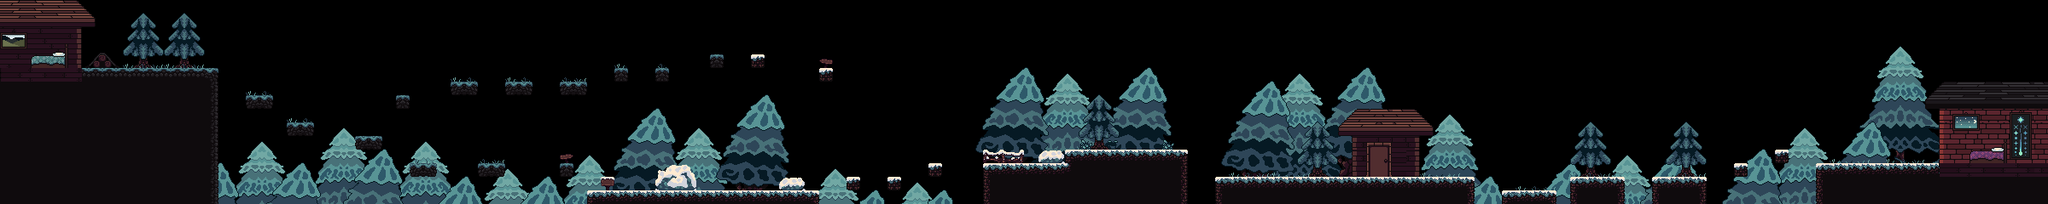

Rendered tile map (Tiled .tmx) drawn with the repository's tilesets; below, a short description and the map source with its tile grids summarised:
An orthogonal 150x15 tile map with 16x16 px tiles, 6 tile layers (Trees2 P, Trees P, Trees, Terrain, ...) and 51 objects (30x terrain, 9x death, 4x rino, 3x Coin, 2x flyingEnemy, ...).

<map version="1.2" tiledversion="1.3.1" orientation="orthogonal" renderorder="right-down" compressionlevel="0" width="150" height="15" tilewidth="16" tileheight="16" infinite="0" nextlayerid="8" nextobjectid="63">
 <tileset firstgid="1" name="Tileset" tilewidth="16" tileheight="16" tilecount="4816" columns="86">
  <image source="Basic_Tiles_Only.png" width="1376" height="896" />
 </tileset>
 <layer id="6" name="Trees2 P" width="150" height="15">
  <properties>
   <property name="parallax" value="0.9" />
  </properties>
  <data>[2250 cells, 624 non-empty, 80 distinct tile ids]</data>
 </layer>
 <layer id="4" name="Trees P" width="150" height="15">
  <properties>
   <property name="parallax" value="0.9" />
  </properties>
  <data>[2250 cells, 645 non-empty, 54 distinct tile ids]</data>
 </layer>
 <layer id="5" name="Trees" width="150" height="15">
  <data>[2250 cells, 90 non-empty, 15 distinct tile ids]</data>
 </layer>
 <layer id="1" name="Terrain" width="150" height="15">
  <data>[2250 cells, 374 non-empty, 25 distinct tile ids]</data>
 </layer>
 <layer id="2" name="House" width="150" height="15">
  <data>[2250 cells, 111 non-empty, 77 distinct tile ids]</data>
 </layer>
 <layer id="3" name="Decoration" width="150" height="15">
  <data>[2250 cells, 107 non-empty, 60 distinct tile ids]</data>
 </layer>
 <objectgroup id="7" name="Colliders">
  <object id="1" name="terrain" x="0" y="80" width="256" height="160" />
  <object id="2" name="terrain" x="288" y="112" width="32" height="16" />
  <object id="3" name="terrain" x="336" y="144" width="32" height="16" />
  <object id="5" name="terrain" x="416" y="160" width="32" height="16" />
  <object id="6" name="terrain" x="528" y="96" width="32" height="16" />
  <object id="9" name="terrain" x="592" y="96" width="32" height="16" />
  <object id="11" name="terrain" x="480" y="192" width="32" height="16" />
  <object id="12" name="terrain" x="560" y="192" width="32" height="16" />
  <object id="14" name="terrain" x="656" y="96" width="32" height="16" />
  <object id="15" name="terrain" x="656" y="192" width="16" height="16" />
  <object id="16" name="terrain" x="992" y="208" width="16" height="16" />
  <object id="17" name="terrain" x="1040" y="208" width="16" height="16" />
  <object id="18" name="terrain" x="1088" y="192" width="16" height="16" />
  <object id="19" name="terrain" x="960" y="80" width="16" height="16" />
  <object id="21" name="terrain" x="880" y="64" width="16" height="16" />
  <object id="22" name="terrain" x="832" y="64" width="16" height="16" />
  <object id="24" name="terrain" x="768" y="80" width="16" height="16" />
  <object id="25" name="terrain" x="720" y="80" width="16" height="16" />
  <object id="26" name="terrain" x="688" y="224" width="272" height="16" />
  <object id="27" name="terrain" x="1152" y="192" width="240" height="48" />
  <object id="28" name="terrain" x="1248" y="176" width="144" height="16" />
  <object id="29" name="terrain" x="1424" y="208" width="304" height="32" />
  <object id="30" name="terrain" x="2032" y="192" width="16" height="16" />
  <object id="31" name="terrain" x="2080" y="176" width="16" height="16" />
  <object id="32" name="terrain" x="1936" y="208" width="64" height="32" />
  <object id="33" name="terrain" x="1840" y="208" width="64" height="32" />
  <object id="34" name="terrain" x="1760" y="224" width="64" height="16" />
  <object id="35" name="terrain" x="2128" y="192" width="272" height="48" />
  <object id="36" name="door2" x="2368" y="128" width="16" height="64" />
  <object id="37" name="death" x="2000" y="224" width="128" height="16.0003" />
  <object id="38" name="death" x="1904" y="224" width="32" height="16.0003" />
  <object id="39" name="death" x="1728" y="231.333" width="32" height="8.66667" />
  <object id="40" name="death" x="1824" y="232" width="16" height="8" />
  <object id="41" name="death" x="1392" y="224" width="32" height="16.0003" />
  <object id="42" name="death" x="960" y="234.5" width="32" height="5.5" />
  <object id="45" name="death" x="640" y="236.333" width="48" height="3.66667" />
  <object id="46" name="terrain" x="0" y="0" width="16" height="80" />
  <object id="47" name="1" x="2384" y="0" width="16" height="192" />
  <object id="48" name="terrain" x="464" y="112" width="16" height="16" />
  <object id="49" name="player" x="46.6667" y="45" width="16.3333" height="15.6667" />
  <object id="50" name="rino" x="1248" y="128" width="16" height="16" />
  <object id="52" name="flyingEnemy" x="1632" y="64" width="16" height="16" />
  <object id="54" name="rino" x="864" y="192" width="16" height="16" />
  <object id="55" name="rino" x="208" y="48" width="16" height="16" />
  <object id="56" name="flyingEnemy" x="544" y="0" width="16" height="16" />
  <object id="57" name="rino" x="2208" y="144" width="16" height="16" />
  <object id="58" name="death" x="256" y="224" width="384" height="16" />
  <object id="59" name="death" x="992" y="224" width="160" height="16" />
  <object id="60" name="Coin" x="1008" y="48" width="16" height="16" />
  <object id="61" name="Coin" x="912" y="176" width="16" height="16" />
  <object id="62" name="Coin" x="2048" y="128" width="16" height="16" />
 </objectgroup>
</map>
